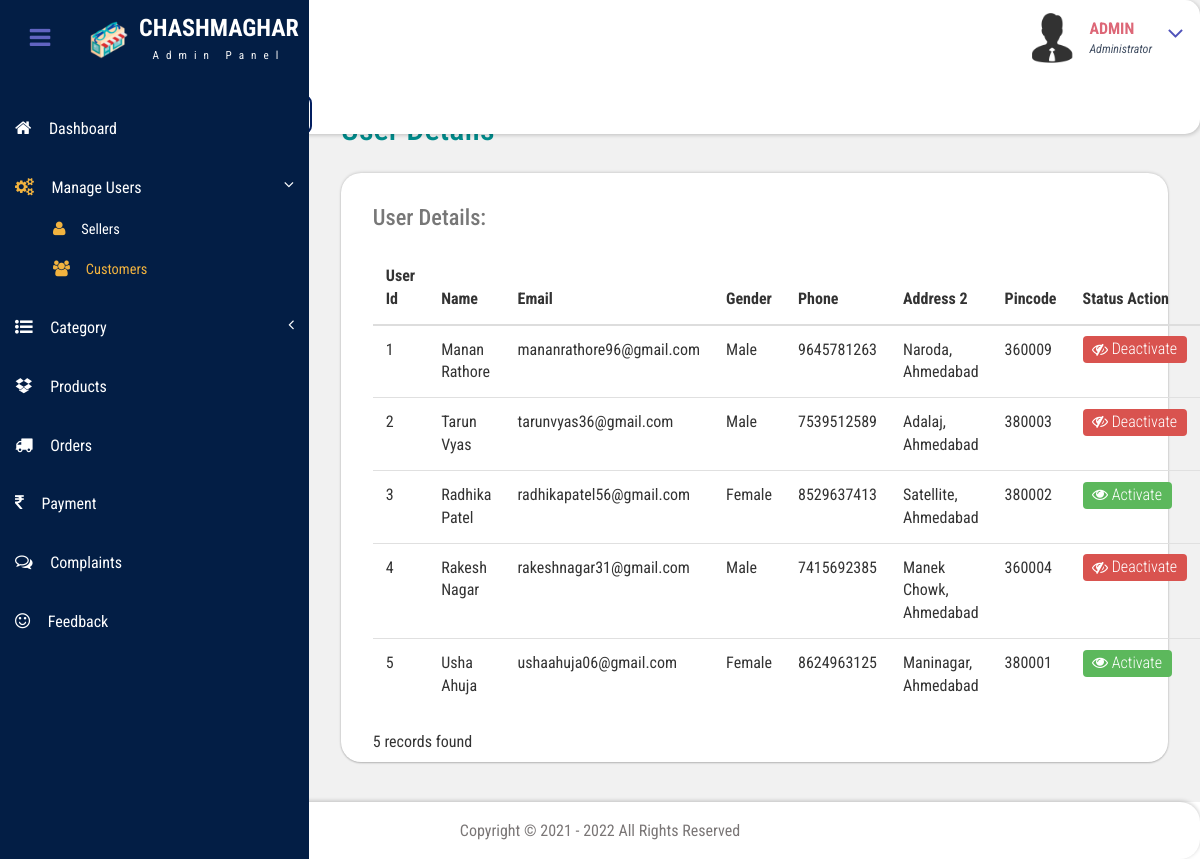
Screenshot of /Admin-Panel/display-user.php with the database file from the repository.
### tables this page shows
CREATE TABLE `user_tbl` (
  `user_id` int(5) NOT NULL,
  `user_email` varchar(30) NOT NULL,
  `user_name` varchar(30) NOT NULL,
  `user_dob` date NOT NULL,
  `user_gender` varchar(6) NOT NULL,
  `user_phone` bigint(10) NOT NULL,
  `user_address1` varchar(150) NOT NULL,
  `user_address2` varchar(150) NOT NULL,
  `user_pincode` int(6) NOT NULL,
  `user_status` tinyint(1) NOT NULL
);

### Admin-Panel/display-user.php (the view, shortened to what this page needs)
<!DOCTYPE HTML>
<html>
    <head>
        <link href="css/bootstrap.css" rel='stylesheet' type='text/css' />
        <link href="css/style.css" rel='stylesheet' type='text/css' />
        <link href="css/font-awesome.css" rel="stylesheet">
        <link href="css/animate.css" rel="stylesheet" type="text/css" media="all">
        <link href="css/custom.css" rel="stylesheet">
    </head>
    <body class="cbp-spmenu-push">
        <div class="main-content" onload="window.location='display-user.php';">
            <?php
            include './themepart/sidebar.php';
            ?>
            <?php
            include './themepart/header.php';
            ?>
            <div id="page-wrapper">
                <div class="main-page">
                    <div class="tables">
                        <h3 class="title1">User Details</h3>
                        <div class="panel-body widget-shadow">
                            <h4>User Details: </h4>
                                <table class="table table-hover">
                                    <thead>
                                        <tr>
                                            <th>User Id</th>
                                            <th>Name</th>
                                            <th>Email</th>
                                            <th>Gender</th>
                                            <th>Phone</th>
                                            <th>Address 2</th>
                                            <th>Pincode</th>
                                            <th>Status Action</th>
                                        </tr>
                                    </thead>
                                    <tbody>
                                    <?php
                                    $select = mysqli_query($conn,"select * from user_tbl") or die(mysqli_error($conn));
                                    while($userrow = mysqli_fetch_array($select))
                                    {
                                        echo "<tr>";
                                        echo "<td>{$userrow['user_id']}</td>";
                                        echo "<td>{$userrow['user_name']}</td>";
                                        echo "<td>{$userrow['user_email']}</td>";
                                        echo "<td>{$userrow['user_gender']}</td>";
                                        echo "<td>{$userrow['user_phone']}</td>";
                                        echo "<td>{$userrow['user_address2']}</td>";
                                        echo "<td>{$userrow['user_pincode']}</td>";
                                        if($userrow['user_status']==0)
                                        {
                                            echo "<td> <a  class='label label-success' style='font-size:100% !important;font-weight: 300 !important;' href='display-user.php?uhid={$userrow['user_id']}'><i class='fa fa-eye'></i> Activate</a> </td>";
                                        }
                                        else
                                        {
                                            echo "<td><a class='label label-danger' style='font-size:100% !important;font-weight: 300 !important;' href='display-user.php?hid={$userrow['user_id']}'><i class='fa fa-eye-slash'></i> Deactivate</a></td>";
                                        }
                                        echo "</tr>";
                                    }
                                    ?>
                                    </tbody>
                                </table>
                            <?php
                                $count = mysqli_num_rows($select);
                                echo $count." records found";
                            ?>
                        </div>
                    </div>
                </div>
            </div>
            <?php
            include './themepart/footer.php';
            ?>
        </div>
    </body>
</html>

### Admin-Panel/css/custom.css (style rules this page uses)
#page-wrapper { padding:7em 2em 2.5em; background-color: #F1F1F1; }

### rows the page displays
user_tbl: user_id "1", user_name "Manan Rathore", user_email "mananrathore96@gmail.com", user_gender "Male", user_phone "9645781263", user_address2 "Naroda, Ahmedabad", user_pincode "360009"
user_tbl: user_id "2", user_name "Tarun Vyas", user_email "tarunvyas36@gmail.com", user_gender "Male", user_phone "7539512589", user_address2 "Adalaj, Ahmedabad", user_pincode "380003"
user_tbl: user_id "3", user_name "Radhika Patel", user_email "radhikapatel56@gmail.com", user_gender "Female", user_phone "8529637413", user_address2 "Satellite, Ahmedabad", user_pincode "380002"
user_tbl: user_id "4", user_name "Rakesh Nagar", user_email "rakeshnagar31@gmail.com", user_gender "Male", user_phone "7415692385", user_address2 "Manek Chowk, Ahmedabad", user_pincode "360004"
user_tbl: user_id "5", user_name "Usha Ahuja", user_email "ushaahuja06@gmail.com", user_gender "Female", user_phone "8624963125", user_address2 "Maninagar, Ahmedabad", user_pincode "380001"

### other values shown
$count "5"
